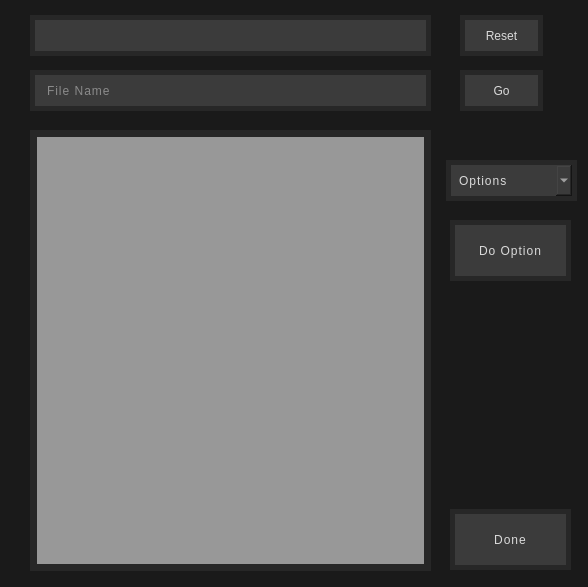
<?xml version="1.0" encoding="UTF-8"?>
<ui version="4.0">
 <class>SaveAsDialog</class>
 <widget class="QDialog" name="SaveAsDialog">
  <property name="geometry">
   <rect>
    <x>0</x>
    <y>0</y>
    <width>588</width>
    <height>587</height>
   </rect>
  </property>
  <property name="windowTitle">
   <string>Save Menu</string>
  </property>
  <property name="styleSheet">
   <string notr="true">QDialog {
	background-color: rgb(26, 26, 26);
}
</string>
  </property>
  <widget class="QTreeView" name="treeView">
   <property name="geometry">
    <rect>
     <x>30</x>
     <y>130</y>
     <width>401</width>
     <height>441</height>
    </rect>
   </property>
   <property name="styleSheet">
    <string notr="true">QTreeView {
	background-color: rgb(152, 152, 152);
	border: 7px solid rgb(39, 39, 39);
}</string>
   </property>
  </widget>
  <widget class="QLineEdit" name="pathBox">
   <property name="geometry">
    <rect>
     <x>30</x>
     <y>15</y>
     <width>401</width>
     <height>41</height>
    </rect>
   </property>
   <property name="styleSheet">
    <string notr="true">QLineEdit {
	font: 600 11pt &quot;Verdana Pro Cond Semibold&quot;;
	color: rgb(218, 218, 218);
	border: 5px solid rgb(39, 39, 39);
	background-color: rgb(59, 59, 59);
	padding-left: 7px;
	letter-spacing: 1px;
}</string>
   </property>
  </widget>
  <widget class="QPushButton" name="pushButton">
   <property name="geometry">
    <rect>
     <x>460</x>
     <y>15</y>
     <width>83</width>
     <height>41</height>
    </rect>
   </property>
   <property name="styleSheet">
    <string notr="true">QPushButton {
	font: 600 12pt &quot;Verdana Pro Cond Semibold&quot;;
	color: rgb(218, 218, 218);
	border: 5px solid rgb(39, 39, 39);
	background-color: rgb(59, 59, 59);
}

QPushButton::hover {
	background-color: rgb(84, 84, 84);
}</string>
   </property>
   <property name="text">
    <string>Reset</string>
   </property>
  </widget>
  <widget class="QLineEdit" name="fileNameBox">
   <property name="geometry">
    <rect>
     <x>30</x>
     <y>70</y>
     <width>401</width>
     <height>41</height>
    </rect>
   </property>
   <property name="styleSheet">
    <string notr="true">QLineEdit {
	font: 600 11pt &quot;Verdana Pro Cond Semibold&quot;;
	color: rgb(218, 218, 218);
	border: 5px solid rgb(39, 39, 39);
	background-color: rgb(59, 59, 59);
	padding-left: 10px;
	letter-spacing: 1px;
}</string>
   </property>
   <property name="placeholderText">
    <string>File Name</string>
   </property>
  </widget>
  <widget class="QPushButton" name="doneBtn">
   <property name="geometry">
    <rect>
     <x>450</x>
     <y>509</y>
     <width>121</width>
     <height>61</height>
    </rect>
   </property>
   <property name="styleSheet">
    <string notr="true">QPushButton {
	font: 600 12pt &quot;Verdana Pro Cond Semibold&quot;;
	color: rgb(218, 218, 218);
	border: 5px solid rgb(39, 39, 39);
	background-color: rgb(59, 59, 59);
	letter-spacing: 1px;
}

QPushButton::hover {
	background-color: rgb(84, 84, 84);
}</string>
   </property>
   <property name="text">
    <string>Done</string>
   </property>
  </widget>
  <widget class="QPushButton" name="goBtn">
   <property name="geometry">
    <rect>
     <x>460</x>
     <y>70</y>
     <width>83</width>
     <height>41</height>
    </rect>
   </property>
   <property name="styleSheet">
    <string notr="true">QPushButton {
	font: 600 12pt &quot;Verdana Pro Cond Semibold&quot;;
	color: rgb(218, 218, 218);
	border: 5px solid rgb(39, 39, 39);
	background-color: rgb(59, 59, 59);
}

QPushButton::hover {
	background-color: rgb(84, 84, 84);
}</string>
   </property>
   <property name="text">
    <string>Go</string>
   </property>
  </widget>
  <widget class="QComboBox" name="optionsComboBox">
   <property name="geometry">
    <rect>
     <x>446</x>
     <y>160</y>
     <width>131</width>
     <height>41</height>
    </rect>
   </property>
   <property name="styleSheet">
    <string notr="true">QComboBox {
	font: 600 9pt &quot;Verdana Pro Cond Semibold&quot;;
	color: rgb(218, 218, 218);
	border: 5px solid rgb(39, 39, 39);
	background-color: rgb(59, 59, 59);
	padding-left: 8px;
	letter-spacing: 1px;
}</string>
   </property>
   <property name="editable">
    <bool>false</bool>
   </property>
   <property name="currentText">
    <string/>
   </property>
   <property name="placeholderText">
    <string>Options</string>
   </property>
  </widget>
  <widget class="QPushButton" name="doOptionBtn">
   <property name="geometry">
    <rect>
     <x>450</x>
     <y>220</y>
     <width>121</width>
     <height>61</height>
    </rect>
   </property>
   <property name="styleSheet">
    <string notr="true">QPushButton {
	font: 600 12pt &quot;Verdana Pro Cond Semibold&quot;;
	color: rgb(218, 218, 218);
	border: 5px solid rgb(39, 39, 39);
	background-color: rgb(59, 59, 59);
	letter-spacing: 1px;
}

QPushButton::hover {
	background-color: rgb(84, 84, 84);
}</string>
   </property>
   <property name="text">
    <string>Do Option</string>
   </property>
  </widget>
 </widget>
 <resources/>
 <connections/>
</ui>
